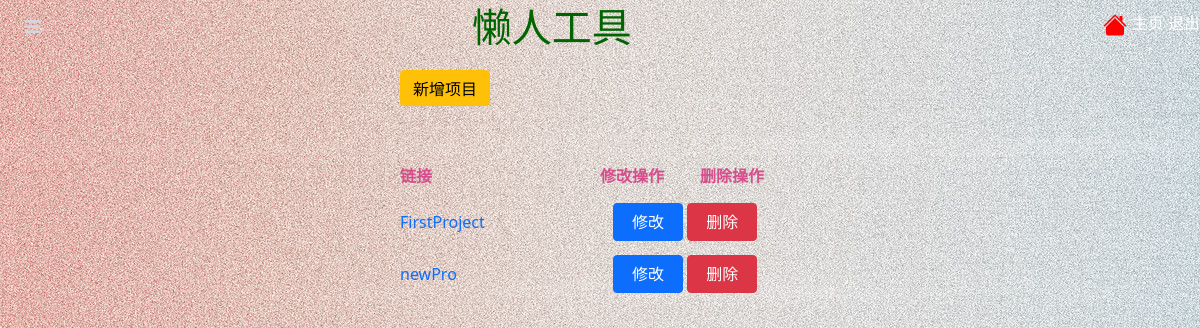
The page /prolist/ on the database as committed earlier.
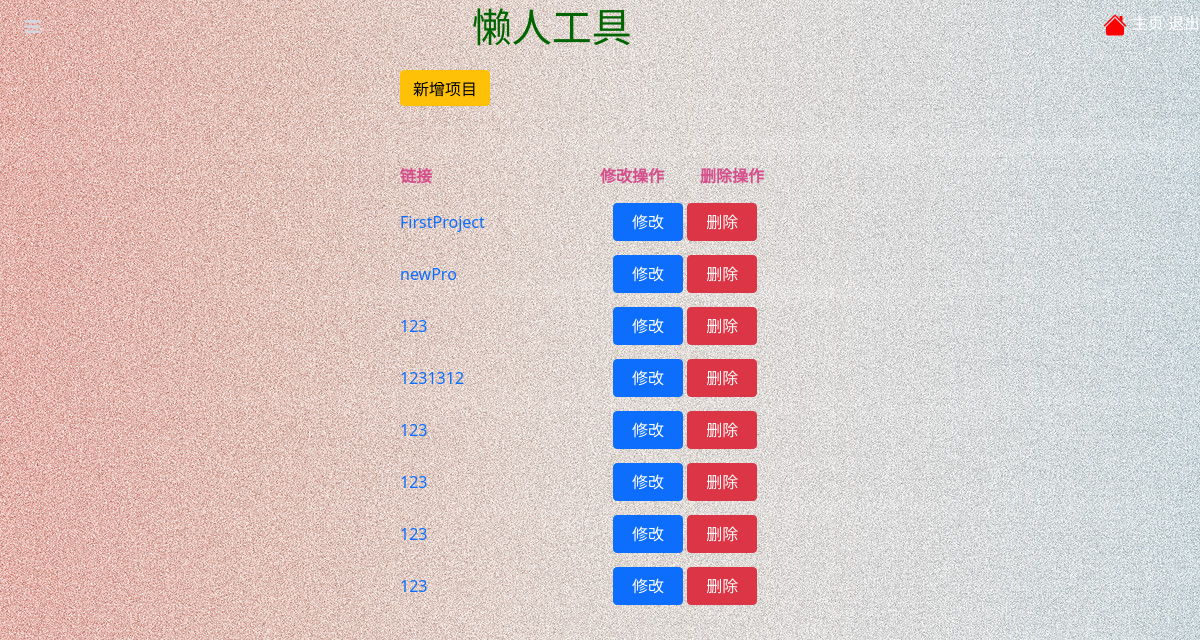
The same page on the database as committed later.
### app/models.py (models this page shows, shortened)
class DBProject(models.Model):
    name = models.CharField(max_length=100, null=True)  # 项目名字
    remark = models.CharField(max_length=1000, null=True)  # 项目备注
    user = models.CharField(max_length=15, null=True)  # 项目创建者名字
    user_id = models.CharField(max_length=10, null=True)  # 项目创建者id
    other_user = models.CharField(max_length=200, null=True, blank=False)  # 项目其他创建者
    global_datas = models.CharField(max_length=100, null=True, blank=False)  # 所生效的变量组的id列表

### app/views.py (the view)
# urls.py: path('prolist/', views.project_list, name='project_list'),
def project_list(request):
    data = DBProject.objects.all()
    return render(request, 'project.html', {'data': data})

### templates/project.html (shortened to what this page needs)
{% extends 'base.html' %}
{% block content %}
    <div class="project_info">
        <button type="button" class="btn btn-warning add-new-project" onclick="javascript:document.getElementById('project_create').style.display='block'">新增项目</button>
    <table>
        <th>链接</th>
        <th>修改操作</th>
        <th>删除操作</th>
        {% for list in data %}
            <tr>
                <td class="list_name"><a href="{% url 'app:apis' list.id %}">{{ list.name }}</a></td>
                <td>
                  <div class="btn">
                      <a class="btn btn-primary" href="{% url 'app:get_project_set' list.id %}">修改</a>
                      <a class="btn btn-danger" href="{% url 'app:del_project' list.id %}">删除</a>
                  </div>
                </td>
            </tr>
        {% endfor %}
    </table>
    </div>
{% endblock %}

Rows that differ between the two databases and show on the page:
added DBProject: name "123"
added DBProject: name "1231312"
added DBProject: name "123"
added DBProject: name "123"
added DBProject: name "123"
added DBProject: name "123"
